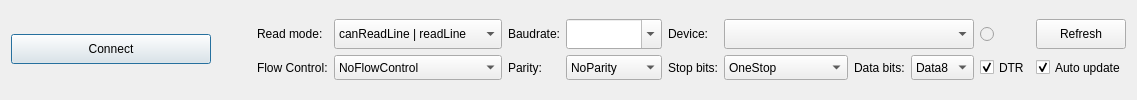
         <widget class="QWidget" name="tabSerial">
          <attribute name="title">
           <string>Serial COM</string>
          </attribute>
          <layout class="QGridLayout" name="gridLayout_5">
           <item row="5" column="4">
            <spacer name="horizontalSpacer_6">
             <property name="orientation">
              <enum>Qt::Horizontal</enum>
             </property>
             <property name="sizeHint" stdset="0">
              <size>
               <width>40</width>
               <height>20</height>
              </size>
             </property>
            </spacer>
           </item>
           <item row="5" column="3">
            <widget class="QPushButton" name="pushButtonSerialConnect">
             <property name="sizePolicy">
              <sizepolicy hsizetype="Minimum" vsizetype="Fixed">
               <horstretch>0</horstretch>
               <verstretch>0</verstretch>
              </sizepolicy>
             </property>
             <property name="minimumSize">
              <size>
               <width>200</width>
               <height>30</height>
              </size>
             </property>
             <property name="font">
              <font>
               <underline>false</underline>
              </font>
             </property>
             <property name="whatsThis">
              <string>&lt;html&gt;&lt;head/&gt;&lt;body&gt;&lt;p&gt;Enable/disable serial communication&lt;/p&gt;&lt;/body&gt;&lt;/html&gt;</string>
             </property>
             <property name="text">
              <string>Connect</string>
             </property>
             <property name="shortcut">
              <string>Alt+N</string>
             </property>
             <property name="checkable">
              <bool>true</bool>
             </property>
             <property name="checked">
              <bool>false</bool>
             </property>
             <property name="autoDefault">
              <bool>false</bool>
             </property>
             <property name="default">
              <bool>true</bool>
             </property>
             <property name="flat">
              <bool>false</bool>
             </property>
            </widget>
           </item>
           <item row="5" column="6">
            <layout class="QGridLayout" name="gridLayout_2">
             <item row="1" column="8" colspan="2">
              <widget class="QComboBox" name="comboBoxStopBits">
               <property name="sizePolicy">
                <sizepolicy hsizetype="Preferred" vsizetype="Preferred">
                 <horstretch>0</horstretch>
                 <verstretch>0</verstretch>
                </sizepolicy>
               </property>
               <property name="minimumSize">
                <size>
                 <width>0</width>
                 <height>25</height>
                </size>
               </property>
               <item>
                <property name="text">
                 <string>OneStop</string>
                </property>
               </item>
               <item>
                <property name="text">
                 <string>OneAndHalfStop</string>
                </property>
               </item>
               <item>
                <property name="text">
                 <string>TwoStop</string>
                </property>
               </item>
              </widget>
             </item>
             <item row="1" column="12">
              <widget class="QCheckBox" name="checkBoxDTR">
               <property name="sizePolicy">
                <sizepolicy hsizetype="Maximum" vsizetype="Preferred">
                 <horstretch>0</horstretch>
                 <verstretch>0</verstretch>
                </sizepolicy>
               </property>
               <property name="whatsThis">
                <string>&lt;html&gt;&lt;head/&gt;&lt;body&gt;&lt;p&gt;&amp;quot;Data Terminal Ready&amp;quot; - required by some devices such as Arduino Due for proper UART initialisation.&lt;/p&gt;&lt;/body&gt;&lt;/html&gt;</string>
               </property>
               <property name="text">
                <string>DTR</string>
               </property>
               <property name="checked">
                <bool>true</bool>
               </property>
              </widget>
             </item>
             <item row="0" column="2" colspan="3">
              <widget class="QComboBox" name="comboBoxSerialReadMode">
               <property name="sizePolicy">
                <sizepolicy hsizetype="MinimumExpanding" vsizetype="Preferred">
                 <horstretch>0</horstretch>
                 <verstretch>0</verstretch>
                </sizepolicy>
               </property>
               <property name="minimumSize">
                <size>
                 <width>0</width>
                 <height>25</height>
                </size>
               </property>
               <property name="sizeAdjustPolicy">
                <enum>QComboBox::AdjustToContents</enum>
               </property>
               <item>
                <property name="text">
                 <string>canReadLine | readLine</string>
                </property>
               </item>
               <item>
                <property name="text">
                 <string>canReadLine | readAll</string>
                </property>
               </item>
               <item>
                <property name="text">
                 <string>bytesAvailable | readLine</string>
                </property>
               </item>
               <item>
                <property name="text">
                 <string>bytesAvailable | readAll</string>
                </property>
               </item>
              </widget>
             </item>
             <item row="1" column="2" colspan="3">
              <widget class="QComboBox" name="comboBoxFlowControl">
               <property name="sizePolicy">
                <sizepolicy hsizetype="Preferred" vsizetype="Preferred">
                 <horstretch>0</horstretch>
                 <verstretch>0</verstretch>
                </sizepolicy>
               </property>
               <item>
                <property name="text">
                 <string>NoFlowControl</string>
                </property>
               </item>
               <item>
                <property name="text">
                 <string>HardwareControl</string>
                </property>
               </item>
               <item>
                <property name="text">
                 <string> SoftwareControl</string>
                </property>
               </item>
              </widget>
             </item>
             <item row="1" column="1">
              <widget class="QLabel" name="labelFlowControl">
               <property name="sizePolicy">
                <sizepolicy hsizetype="Maximum" vsizetype="Preferred">
                 <horstretch>0</horstretch>
                 <verstretch>0</verstretch>
                </sizepolicy>
               </property>
               <property name="text">
                <string>Flow Control:</string>
               </property>
              </widget>
             </item>
             <item row="0" column="5">
              <widget class="QLabel" name="label_2">
               <property name="sizePolicy">
                <sizepolicy hsizetype="Maximum" vsizetype="Preferred">
                 <horstretch>0</horstretch>
                 <verstretch>0</verstretch>
                </sizepolicy>
               </property>
               <property name="minimumSize">
                <size>
                 <width>0</width>
                 <height>0</height>
                </size>
               </property>
               <property name="maximumSize">
                <size>
                 <width>16777215</width>
                 <height>16777215</height>
                </size>
               </property>
               <property name="text">
                <string>Baudrate:</string>
               </property>
               <property name="alignment">
                <set>Qt::AlignRight|Qt::AlignTrailing|Qt::AlignVCenter</set>
               </property>
              </widget>
             </item>
             <item row="1" column="5">
              <widget class="QLabel" name="labelParity">
               <property name="sizePolicy">
                <sizepolicy hsizetype="Maximum" vsizetype="Preferred">
                 <horstretch>0</horstretch>
                 <verstretch>0</verstretch>
                </sizepolicy>
               </property>
               <property name="text">
                <string>Parity:</string>
               </property>
              </widget>
             </item>
             <item row="0" column="7">
              <widget class="QLabel" name="label">
               <property name="sizePolicy">
                <sizepolicy hsizetype="Maximum" vsizetype="Preferred">
                 <horstretch>0</horstretch>
                 <verstretch>0</verstretch>
                </sizepolicy>
               </property>
               <property name="minimumSize">
                <size>
                 <width>0</width>
                 <height>0</height>
                </size>
               </property>
               <property name="maximumSize">
                <size>
                 <width>16777215</width>
                 <height>16777215</height>
                </size>
               </property>
               <property name="text">
                <string>Device:</string>
               </property>
               <property name="alignment">
                <set>Qt::AlignRight|Qt::AlignTrailing|Qt::AlignVCenter</set>
               </property>
              </widget>
             </item>
             <item row="1" column="7">
              <widget class="QLabel" name="labelStopBits">
               <property name="sizePolicy">
                <sizepolicy hsizetype="Maximum" vsizetype="Preferred">
                 <horstretch>0</horstretch>
                 <verstretch>0</verstretch>
                </sizepolicy>
               </property>
               <property name="text">
                <string>Stop bits:</string>
               </property>
              </widget>
             </item>
             <item row="0" column="1">
              <widget class="QLabel" name="label_3">
               <property name="sizePolicy">
                <sizepolicy hsizetype="Maximum" vsizetype="Preferred">
                 <horstretch>0</horstretch>
                 <verstretch>0</verstretch>
                </sizepolicy>
               </property>
               <property name="text">
                <string>Read mode:</string>
               </property>
              </widget>
             </item>
             <item row="0" column="6">
              <widget class="QComboBox" name="comboBoxBaudRates">
               <property name="enabled">
                <bool>true</bool>
               </property>
               <property name="sizePolicy">
                <sizepolicy hsizetype="Preferred" vsizetype="Preferred">
                 <horstretch>0</horstretch>
                 <verstretch>0</verstretch>
                </sizepolicy>
               </property>
               <property name="minimumSize">
                <size>
                 <width>0</width>
                 <height>25</height>
                </size>
               </property>
               <property name="toolTip">
                <string>&lt;html&gt;&lt;head/&gt;&lt;body&gt;&lt;p&gt;This list contains baud rates supported by current hardware.&lt;/p&gt;&lt;/body&gt;&lt;/html&gt;</string>
               </property>
               <property name="editable">
                <bool>true</bool>
               </property>
               <property name="maxVisibleItems">
                <number>20</number>
               </property>
               <property name="insertPolicy">
                <enum>QComboBox::NoInsert</enum>
               </property>
              </widget>
             </item>
             <item row="1" column="6">
              <widget class="QComboBox" name="comboBoxParity">
               <property name="sizePolicy">
                <sizepolicy hsizetype="Preferred" vsizetype="Preferred">
                 <horstretch>0</horstretch>
                 <verstretch>0</verstretch>
                </sizepolicy>
               </property>
               <item>
                <property name="text">
                 <string>NoParity</string>
                </property>
               </item>
               <item>
                <property name="text">
                 <string>EvenParity</string>
                </property>
               </item>
               <item>
                <property name="text">
                 <string>OddParity</string>
                </property>
               </item>
               <item>
                <property name="text">
                 <string>SpaceParity</string>
                </property>
               </item>
               <item>
                <property name="text">
                 <string>MarkParity</string>
                </property>
               </item>
              </widget>
             </item>
             <item row="0" column="8" colspan="4">
              <widget class="QComboBox" name="comboBoxDevices">
               <property name="enabled">
                <bool>true</bool>
               </property>
               <property name="sizePolicy">
                <sizepolicy hsizetype="Preferred" vsizetype="Preferred">
                 <horstretch>0</horstretch>
                 <verstretch>0</verstretch>
                </sizepolicy>
               </property>
               <property name="minimumSize">
                <size>
                 <width>250</width>
                 <height>25</height>
                </size>
               </property>
               <property name="maximumSize">
                <size>
                 <width>16777215</width>
                 <height>16777215</height>
                </size>
               </property>
               <property name="sizeIncrement">
                <size>
                 <width>0</width>
                 <height>0</height>
                </size>
               </property>
               <property name="sizeAdjustPolicy">
                <enum>QComboBox::AdjustToContents</enum>
               </property>
              </widget>
             </item>
             <item row="1" column="11">
              <widget class="QComboBox" name="comboBoxDataBits">
               <property name="sizePolicy">
                <sizepolicy hsizetype="Preferred" vsizetype="Preferred">
                 <horstretch>0</horstretch>
                 <verstretch>0</verstretch>
                </sizepolicy>
               </property>
               <property name="currentIndex">
                <number>3</number>
               </property>
               <item>
                <property name="text">
                 <string>Data5</string>
                </property>
               </item>
               <item>
                <property name="text">
                 <string>Data6</string>
                </property>
               </item>
               <item>
                <property name="text">
                 <string>Data7</string>
                </property>
               </item>
               <item>
                <property name="text">
                 <string>Data8</string>
                </property>
               </item>
              </widget>
             </item>
             <item row="1" column="10">
              <widget class="QLabel" name="labelDataBits">
               <property name="sizePolicy">
                <sizepolicy hsizetype="Maximum" vsizetype="Preferred">
                 <horstretch>0</horstretch>
                 <verstretch>0</verstretch>
                </sizepolicy>
               </property>
               <property name="text">
                <string>Data bits:</string>
               </property>
              </widget>
             </item>
             <item row="0" column="13">
              <widget class="QPushButton" name="pushButtonRefresh">
               <property name="enabled">
                <bool>true</bool>
               </property>
               <property name="minimumSize">
                <size>
                 <width>0</width>
                 <height>30</height>
                </size>
               </property>
               <property name="whatsThis">
                <string>&lt;html&gt;&lt;head/&gt;&lt;body&gt;&lt;p&gt;Refresh availible COM ports list&lt;/p&gt;&lt;/body&gt;&lt;/html&gt;</string>
               </property>
               <property name="text">
                <string>Refresh</string>
               </property>
              </widget>
             </item>
             <item row="1" column="13">
              <widget class="QCheckBox" name="checkBoxAutoRefresh">
               <property name="sizePolicy">
                <sizepolicy hsizetype="Preferred" vsizetype="Preferred">
                 <horstretch>0</horstretch>
                 <verstretch>0</verstretch>
                </sizepolicy>
               </property>
               <property name="minimumSize">
                <size>
                 <width>0</width>
                 <height>0</height>
                </size>
               </property>
               <property name="maximumSize">
                <size>
                 <width>16777215</width>
                 <height>16777215</height>
                </size>
               </property>
               <property name="whatsThis">
                <string>&lt;html&gt;&lt;head/&gt;&lt;body&gt;&lt;p&gt;Automatically refresh the availible COM ports list every 500 ms.&lt;/p&gt;&lt;/body&gt;&lt;/html&gt;</string>
               </property>
               <property name="text">
                <string>Auto update</string>
               </property>
               <property name="checked">
                <bool>true</bool>
               </property>
              </widget>
             </item>
             <item row="0" column="12">
              <widget class="QRadioButton" name="radioButtonDeviceUpdate">
               <property name="enabled">
                <bool>false</bool>
               </property>
               <property name="sizePolicy">
                <sizepolicy hsizetype="Preferred" vsizetype="Minimum">
                 <horstretch>0</horstretch>
                 <verstretch>0</verstretch>
                </sizepolicy>
               </property>
               <property name="maximumSize">
                <size>
                 <width>16777215</width>
                 <height>16777215</height>
                </size>
               </property>
               <property name="autoFillBackground">
                <bool>false</bool>
               </property>
               <property name="text">
                <string/>
               </property>
               <property name="autoExclusive">
                <bool>true</bool>
               </property>
              </widget>
             </item>
            </layout>
           </item>
          </layout>
         </widget>
